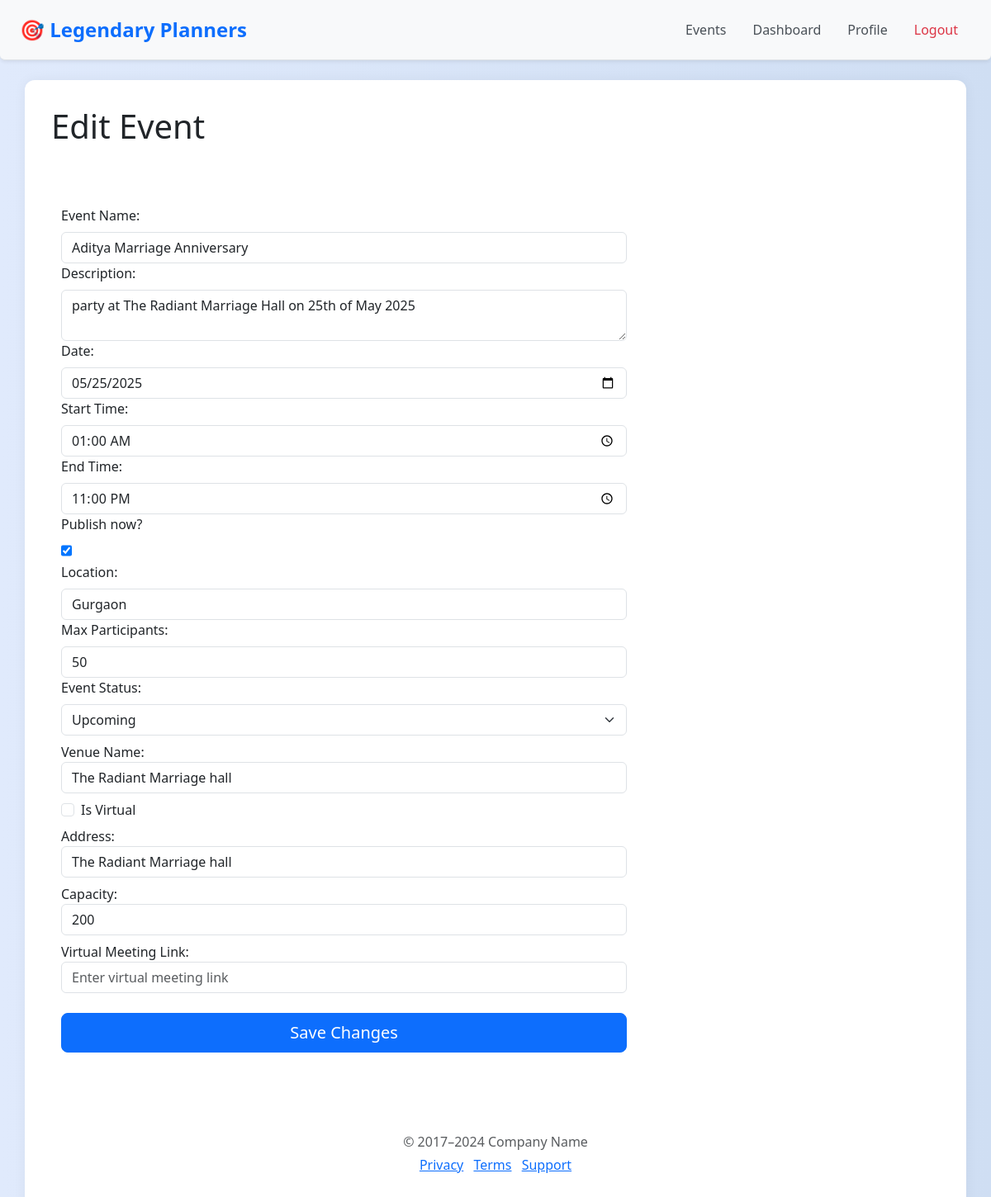
Page /edit-event/3/ (signed in) on the committed database.
### events/models.py (models this page shows, shortened)
class Event(models.Model):
    EVENT_STATUS_CHOICES = [
        ('upcoming', 'upcoming'),
        ('ongoing', 'ongoing'),
        ('completed', 'completed')
    ]
    name = models.CharField(max_length=100)
    description = models.TextField()
    date = models.DateField()
    start_time = models.TimeField()
    end_time = models.TimeField()
    is_public = models.BooleanField(default=False)
    location = models.CharField(max_length=100, blank=True, null=True)
    max_participants = models.PositiveIntegerField()
    organizer = models.ForeignKey(
        User, on_delete=models.CASCADE, related_name='organized_events')
    venue = models.ForeignKey(
        Venue, on_delete=models.CASCADE, related_name='events')
    pub_date = models.TimeField(default=now)
    status = models.CharField(
        max_length=10, choices=EVENT_STATUS_CHOICES, default="upcoming")

class Venue(models.Model):
    name = models.CharField(max_length=100)
    is_virtual = models.BooleanField(default=False)
    address = models.CharField(max_length=200, blank=True, null=True)
    capacity = models.IntegerField(blank=True, null=True)
    virtual_meeting_link = models.URLField(blank=True, null=True)

### events/views.py (the view, shortened to what this page needs)
# urls.py: path("edit-event/<int:pk>/", views.EditEvent, name="edit_event"),
@login_required(login_url="/login")
def EditEvent(request, pk):
    event = get_object_or_404(Event, pk=pk)
    venue = get_object_or_404(Venue, pk=event.venue.pk)
    return render(request, "events/edit_event.html", {"event": event})

### events/templates/events/edit_event.html (shortened to what this page needs)
{% extends "events/base.html" %}
{% block content %}
<h1>Edit Event</h1>
<div class="container">
  <main>
    <div class="row g-5 mt-4">
      <div class="col-md-7 col-lg-8">
        <form
          class="needs-validation"
          method="post"
          action="{% url 'edit_event' event.pk %}"
        >
          <div>
            <label class="form-label" for="name">Event Name:</label>
            <input
              class="form-control"
              type="text"
              id="name"
              name="name"
              value="{{event.name}}"
              required
              maxlength="100"
            />
          </div>
          <div>
            <label class="form-label" for="description">Description:</label>
            <textarea
              class="form-control"
              id="description"
              type="text"
              name="description"
              required
            >
{{event.description}}</textarea
            >
          </div>
          <div>
            <label class="form-label" for="date">Date:</label>
            <input
              class="form-control"
              type="date"
              id="date"
              name="date"
              value="{{ event.date|date:'Y-m-d' }}"
              required
            />
          </div>
          <div>
            <label class="form-label" for="start_time">Start Time:</label>
            <input
              class="form-control"
              type="time"
              id="start_time"
              name="start_time"
              value="{{ event.start_time|time:'H:i' }}"
              required
            />
          </div>
          <div>
            <label class="form-label" for="end_time">End Time:</label>
            <input
              class="form-control"
              type="time"
              id="end_time"
              value="{{ event.end_time|time:'H:i' }}"
              name="end_time"
              required
            />
          </div>
          <div>
            <label class="form-label" for="is_public">Publish now?</label>
            <input
              class="form-check"
              type="checkbox"
              id="is_public"
              name="is_public"
              {% if event.is_public %}checked{%endif%}
            />
          </div>
          <div>
            <label class="form-label" for="location">Location:</label>
            <input
              class="form-control"
              type="text"
              id="location"
              name="location"
              value="{{event.location}}"
              maxlength="100"
            />
          </div>
          <div>
            <label class="form-label" for="max_participants"
              >Max Participants:</label
            >
            <input
              class="form-control"
              type="number"
              id="max_participants"
              name="max_participants"
              value="{{event.max_participants}}"
              required
              min="1"
            />
          </div>
        <div>
            <label class="form-label" for="status">Event Status:</label>
            <select
                class="form-select"
                id="status"
                name="status"
            >
                <option value="upcoming" {% if event.status == "upcoming" %}selected{% endif %}>Upcoming</option>
            </select>
        </div>
          <div class="form-group mt-2">
            <label for="venue_name">Venue Name:</label>
            <input
              type="text"
              value="{{event.venue.name}}"
              class="form-control"
              id="venue_name"
              name="venue_name"
              placeholder="Enter venue name"
              required
            />
          </div>
          <div class="form-group mt-2 form-check">
            <input
              type="checkbox"
              class="form-check-input"
              id="is_virtual"
              name="is_virtual"
            />
            <label class="form-check-label" for="is_virtual">Is Virtual</label>
          </div>
          <div class="form-group mt-2">
            <label for="address">Address:</label>
            <input
              type="text"
              value="{{event.venue.name}}"
              class="form-control"
              id="address"
              name="address"
              placeholder="Enter address"
            />
          </div>
          <div class="form-group mt-2">
            <label for="capacity">Capacity:</label>
            <input
              type="number"
              value="{{event.venue.capacity}}"
              class="form-control"
              id="capacity"
              name="capacity"
              placeholder="Enter capacity"
            />
          </div>
          <div class="form-group mt-2">
            <label for="virtual_meeting_link">Virtual Meeting Link:</label>
            <input
              type="url"
              class="form-control"
              id="virtual_meeting_link"
              name="virtual_meeting_link"
              value="{{event.venue.virtual_meeting_link}}"
              placeholder="Enter virtual meeting link"
            />
          </div>
          <button class="mt-4 w-100 btn btn-primary btn-lg" type="submit">
            Save Changes
          </button>
        </form>
      </div>
    </div>
  </main>
  <footer class="my-5 pt-5 text-body-secondary text-center text-small">
    <p class="mb-1">© 2017–2024 Company Name</p>
    <ul class="list-inline">
      <li class="list-inline-item"><a href="#">Privacy</a></li>
      <li class="list-inline-item"><a href="#">Terms</a></li>
      <li class="list-inline-item"><a href="#">Support</a></li>
    </ul>
  </footer>
</div>
{% endblock %}

### events/templates/events/base.html (style rules this page uses)
body { background: linear-gradient(to right, #e0eafc, #cfdef3); min-height: 100vh; font-family: 'Segoe UI', sans-serif; }
.btn { transition: all 0.2s ease; }

### rows in the picture
Event: name "Aditya Marriage Anniversary", description "party at The Radiant Marriage Hall on 25th of May 2025", date "05/25/2025", start_time "01:00", end_time "23:00", is_public "☑", location "Gurgaon", max_participants "50", status "Upcoming", venue_name "The Radiant Marriage hall", address "The Radiant Marriage hall", capacity "200"
